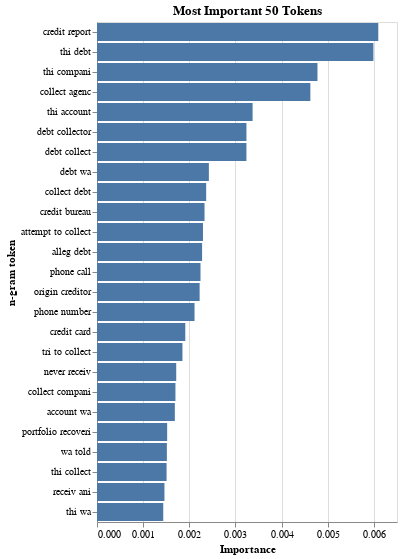

Notebook code for this chart:
### Code cell
import altair as alt

# Plot with Altair
chart = alt.Chart(df_feature_importance.head(25)).mark_bar().encode(
    x='Importance',
    y=alt.Y('n-gram token', sort='-x')
).properties(
    title='Most Important 50 Tokens'
)

chart

### Figure 1 — Vega-Lite specification as saved in the notebook (floating-point values rounded to 4 significant figures)
{"config": {"view": {"continuousWidth": 300, "continuousHeight": 300}}, "data": {"name": "data-b629d5e6300924f0f63feda48b17670a"}, "mark": {"type": "bar"}, "encoding": {"x": {"field": "Importance", "type": "quantitative"}, "y": {"field": "n-gram token", "sort": "-x", "type": "nominal"}}, "title": "Most Important 50 Tokens", "$schema": "https://vega.github.io/schema/vega-lite/v5.8.0.json", "datasets": {"data-b629d5e6300924f0f63feda48b17670a": [{"n-gram token": "credit report", "Importance": 0.006094}, {"n-gram token": "thi debt", "Importance": 0.005989}, {"n-gram token": "thi compani", "Importance": 0.004777}, {"n-gram token": "collect agenc", "Importance": 0.004623}, {"n-gram token": "thi account", "Importance": 0.003371}, {"n-gram token": "debt collector", "Importance": 0.003238}, {"n-gram token": "debt collect", "Importance": 0.003238}, {"n-gram token": "debt wa", "Importance": 0.002424}, {"n-gram token": "collect debt", "Importance": 0.002365}, {"n-gram token": "credit bureau", "Importance": 0.00233}, {"n-gram token": "attempt to collect", "Importance": 0.002296}, {"n-gram token": "alleg debt", "Importance": 0.002277}, {"n-gram token": "phone call", "Importance": 0.002243}, {"n-gram token": "origin creditor", "Importance": 0.002224}, {"n-gram token": "phone number", "Importance": 0.002113}, {"n-gram token": "credit card", "Importance": 0.001913}, {"n-gram token": "tri to collect", "Importance": 0.001852}, {"n-gram token": "never receiv", "Importance": 0.001717}, {"n-gram token": "collect compani", "Importance": 0.0017}, {"n-gram token": "account wa", "Importance": 0.001687}, {"n-gram token": "portfolio recoveri", "Importance": 0.00152}, {"n-gram token": "wa told", "Importance": 0.001514}, {"n-gram token": "thi collect", "Importance": 0.001507}, {"n-gram token": "receiv ani", "Importance": 0.001462}, {"n-gram token": "thi wa", "Importance": 0.001435}]}}
